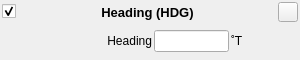
<?xml version="1.0" encoding="UTF-8"?>
<!-- Copyright (C) 2024-2026 RF StateSide LLC; SPDX-License-Identifier: AGPL-3.0-or-later -->
<ui version="4.0">
 <class>HeadingHDG</class>
 <widget class="QWidget" name="HeadingHDG">
  <property name="geometry">
   <rect>
    <x>0</x>
    <y>0</y>
    <width>300</width>
    <height>60</height>
   </rect>
  </property>
  <property name="windowTitle">
   <string>Form</string>
  </property>
  <layout class="QVBoxLayout" name="verticalLayout">
   <property name="spacing">
    <number>2</number>
   </property>
   <property name="leftMargin">
    <number>2</number>
   </property>
   <property name="topMargin">
    <number>2</number>
   </property>
   <property name="rightMargin">
    <number>2</number>
   </property>
   <property name="bottomMargin">
    <number>2</number>
   </property>
   <item>
    <layout class="QHBoxLayout" name="horizontalLayout_2">
     <item>
      <widget class="QCheckBox" name="checkBoxEnabled">
       <property name="text">
        <string/>
       </property>
       <property name="checked">
        <bool>true</bool>
       </property>
      </widget>
     </item>
     <item>
      <spacer name="horizontalSpacer">
       <property name="orientation">
        <enum>Qt::Orientation::Horizontal</enum>
       </property>
       <property name="sizeHint" stdset="0">
        <size>
         <width>40</width>
         <height>20</height>
        </size>
       </property>
      </spacer>
     </item>
     <item>
      <widget class="QLabel" name="labelTitle">
       <property name="font">
        <font>
         <pointsize>10</pointsize>
         <bold>true</bold>
        </font>
       </property>
       <property name="text">
        <string>Heading (HDG)</string>
       </property>
       <property name="alignment">
        <set>Qt::AlignmentFlag::AlignCenter</set>
       </property>
      </widget>
     </item>
     <item>
      <spacer name="horizontalSpacer_2">
       <property name="orientation">
        <enum>Qt::Orientation::Horizontal</enum>
       </property>
       <property name="sizeHint" stdset="0">
        <size>
         <width>40</width>
         <height>20</height>
        </size>
       </property>
      </spacer>
     </item>
     <item>
      <widget class="QPushButton" name="pushButtonRemove">
       <property name="minimumSize">
        <size>
         <width>20</width>
         <height>20</height>
        </size>
       </property>
       <property name="maximumSize">
        <size>
         <width>20</width>
         <height>20</height>
        </size>
       </property>
       <property name="text">
        <string/>
       </property>
      </widget>
     </item>
    </layout>
   </item>
   <item>
    <layout class="QHBoxLayout" name="horizontalLayout">
     <item>
      <widget class="QLabel" name="labelHeading">
       <property name="minimumSize">
        <size>
         <width>150</width>
         <height>22</height>
        </size>
       </property>
       <property name="maximumSize">
        <size>
         <width>150</width>
         <height>16777215</height>
        </size>
       </property>
       <property name="text">
        <string>Heading</string>
       </property>
       <property name="alignment">
        <set>Qt::AlignmentFlag::AlignRight|Qt::AlignmentFlag::AlignTrailing|Qt::AlignmentFlag::AlignVCenter</set>
       </property>
      </widget>
     </item>
     <item>
      <widget class="QLineEdit" name="lineEditHeading">
       <property name="minimumSize">
        <size>
         <width>75</width>
         <height>22</height>
        </size>
       </property>
       <property name="maximumSize">
        <size>
         <width>75</width>
         <height>16777215</height>
        </size>
       </property>
       <property name="toolTip">
        <string>&lt;html&gt;&lt;head/&gt;&lt;body&gt;&lt;p&gt;Heading in degrees.&lt;/p&gt;&lt;/body&gt;&lt;/html&gt;</string>
       </property>
       <property name="inputMethodHints">
        <set>Qt::InputMethodHint::ImhNone</set>
       </property>
       <property name="readOnly">
        <bool>false</bool>
       </property>
      </widget>
     </item>
     <item>
      <widget class="ClickableLabel" name="labelUnitHeading">
       <property name="minimumSize">
        <size>
         <width>50</width>
         <height>22</height>
        </size>
       </property>
       <property name="toolTip">
        <string>&lt;html&gt;&lt;head/&gt;&lt;body&gt;&lt;p&gt;&lt;br/&gt;&lt;/p&gt;&lt;/body&gt;&lt;/html&gt;</string>
       </property>
       <property name="text">
        <string>˚T</string>
       </property>
      </widget>
     </item>
    </layout>
   </item>
  </layout>
 </widget>
 <customwidgets>
  <customwidget>
   <class>ClickableLabel</class>
   <extends>QLabel</extends>
   <header location="global">clickablelabel.h</header>
  </customwidget>
 </customwidgets>
 <resources/>
 <connections/>
</ui>
